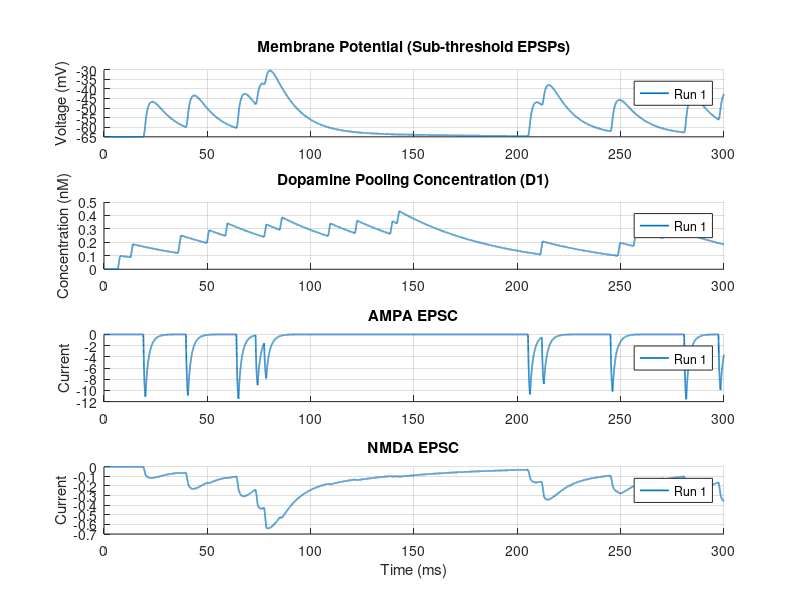

Reproduce this figure in MATLAB.
% PFC Neuron: AMPA/NMDA Synaptic Inputs (Passive Membrane with Dopamine Pooling)
% Re-running this script overlays the new traces on top of the existing
% figure instead of opening a fresh window each time.

% Use rng('shuffle') so each run produces a different Poisson realization;
% with a fixed seed every run would be identical and overlays would coincide.
rng('shuffle');

% 1. SIMULATION PARAMETERS
dt = 0.01;                 % Time step (ms)
t_max = 300;               % Total simulation time (ms)
t = 0:dt:t_max;            
N = length(t);             

% 2. INPUT PARAMETERS (Poisson Rates)
r_pre_Glu = 30;            % Background Glutamate rate (Hz)
r_pre_DA = 40;             % Background Dopamine firing rate (Hz)
release_steps = round(1/dt); % release duration
counter_Glu = 0;           
counter_DA = 0;

% 3. MEMBRANE & CHANNEL PARAMETERS
C = 1.0;                   
g_L = 0.1;   E_L = -65;    
g_Na = 0;    E_Na = 50;    % Set to 0 
g_K  = 0;    E_K = -77;    % Set to 0
E_syn = 0;   Mg = 1.0;                  

% Synaptic Base Conductances
g_AMPA = 0.30;  alpha_AMPA = 1.1;   beta_AMPA = 0.5;         
g_NMDA = 0.20;  alpha_NMDA = 0.072; beta_NMDA = 0.015;       

% Dopamine (D1) Parameters
B_D1 = 0.1;                % Scaling coefficient for DA release
tau = 50;                  % Decay time constant for D1 (ms)
A_D1 = 1 / tau;            % Decay rate

% 4. INITIALIZE VARIABLES
V = zeros(1, N);
V(1) = E_L;                
r_AMPA = zeros(1, N);
r_NMDA = zeros(1, N);
I_AMPA = zeros(1, N);
I_NMDA = zeros(1, N);
D1 = zeros(1, N);          % Dopamine pooled concentration (nM)

% 5. MAIN INTEGRATION LOOP
for i = 1:N-1
    % INPUT GENERATORS (Glutamate)
    if poissrnd(r_pre_Glu * (dt/1000)) > 0
        counter_Glu = release_steps;
    end
    T_Glu = double(counter_Glu > 0);
    
    % INPUT GENERATORS (Dopamine)
    if poissrnd(r_pre_DA * (dt/1000)) > 0
        counter_DA = release_steps;
    end
    T_D = double(counter_DA > 0);
    
    % DOPAMINE INPUT AND LEAKY INTEGRATION (POOLING)
    dD1dt = -A_D1 * D1(i) + B_D1 * T_D;
    D1(i+1) = D1(i) + dt * dD1dt; 
    D1mod = 1 + D1(i);
    
    % SYNAPTIC KINETICS
    r_AMPA(i+1) = r_AMPA(i) + dt * ((alpha_AMPA * T_Glu * (1 - r_AMPA(i))) - (beta_AMPA * r_AMPA(i)));
    r_NMDA(i+1) = r_NMDA(i) + dt * ((alpha_NMDA * T_Glu * (1 - r_NMDA(i))) - (beta_NMDA * r_NMDA(i)));
    
    % SYNAPTIC CURRENTS (Modulated by D1mod)
    B_V = 1 / (1 + (Mg / 3.57) * exp(-0.062 * V(i)));
    
    I_AMPA(i) = g_AMPA * r_AMPA(i) * (V(i) - E_syn) * D1mod;
    I_NMDA(i) = g_NMDA * r_NMDA(i) * B_V * (V(i) - E_syn) * D1mod; 
    I_Total_syn = I_AMPA(i) + I_NMDA(i);
    
    % MEMBRANE VOLTAGE UPDATE (Passive Leak + Synaptic Currents Only)
    I_leak = g_L * (V(i) - E_L);
    dV = (-I_leak - I_Total_syn) / C;
    V(i+1) = V(i) + dt * dV;
    
    % Decrement counters
    counter_Glu = max(0, counter_Glu - 1);
    counter_DA = max(0, counter_DA - 1);
end
I_AMPA(end) = I_AMPA(end-1); I_NMDA(end) = I_NMDA(end-1);
D1mod_plot = 1 + D1; 

% 6. PLOTTING
% Reuse a single figure across runs so successive runs overlay. The figure
% is located by name; if it does not exist yet it is created.
figName = 'Passive EPSCs & Dopamine Pooling';
fig = findobj('Type', 'figure', 'Name', figName);
if isempty(fig)
    fig = figure('Name', figName, 'Position', [100, 50, 750, 950]);
    setappdata(fig, 'runCount', 0);
else
    fig = fig(1);
    figure(fig);   % bring existing figure to the front / make current
end

% Track how many times the script has been run against this figure and pick
% a distinct color for each run so overlaid traces are distinguishable.
runCount = getappdata(fig, 'runCount');
if isempty(runCount)
    runCount = 0;
end
runCount = runCount + 1;
setappdata(fig, 'runCount', runCount);

colorOrder = lines(7);
runColor = colorOrder(mod(runCount - 1, size(colorOrder, 1)) + 1, :);
runLabel = sprintf('Run %d', runCount);

% Panel 1: Sub-threshold Membrane Potential (EPSPs)
subplot(4,1,1);
hold on;
plot(t, V, 'Color', runColor, 'LineWidth', 1.2, 'DisplayName', runLabel);
title('Membrane Potential (Sub-threshold EPSPs)');
ylabel('Voltage (mV)');
legend('show');
grid on;

% Panel 2: Dopamine Pooling Over Time
subplot(4,1,2);
hold on;
plot(t, D1, 'Color', runColor, 'LineWidth', 1.2, 'DisplayName', runLabel);
title('Dopamine Pooling Concentration (D1)');
ylabel('Concentration (nM)');
legend('show');
grid on;

% Panel 3: AMPA EPSC
subplot(4,1,3);
hold on;
plot(t, I_AMPA, 'Color', runColor, 'LineWidth', 1.2, 'DisplayName', runLabel);
title('AMPA EPSC');
ylabel('Current');
legend('show');
grid on;

% Panel 4: NMDA EPSC
subplot(4,1,4);
hold on;
plot(t, I_NMDA, 'Color', runColor, 'LineWidth', 1.2, 'DisplayName', runLabel);
title('NMDA EPSC');
xlabel('Time (ms)');
ylabel('Current');
legend('show');
grid on;
